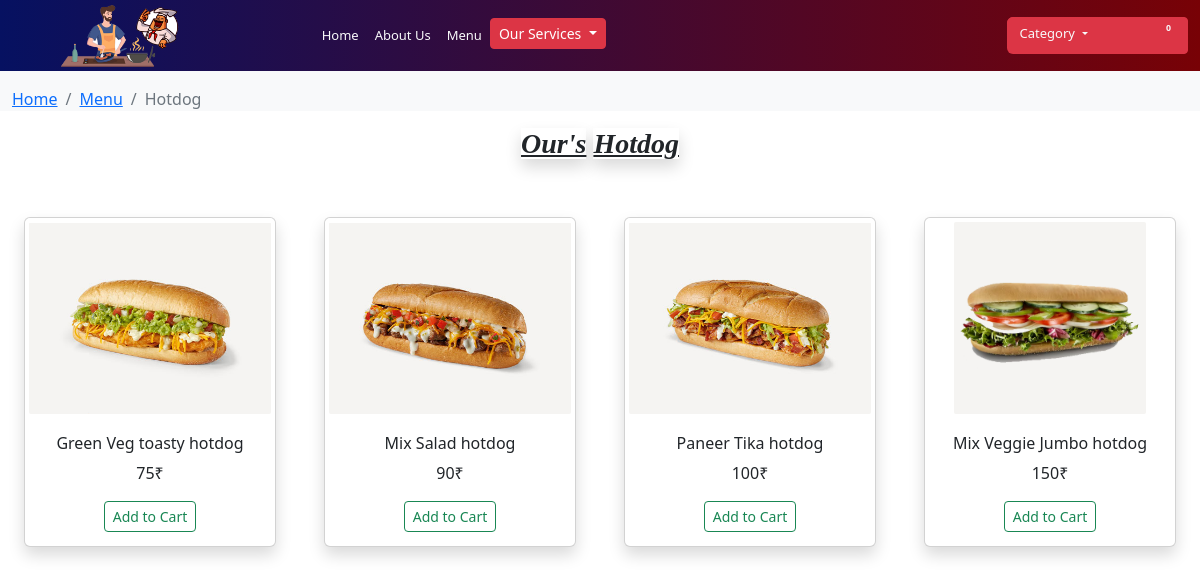
Screenshot of /Hotdog.php with the database file from the repository.
### tables this page shows
CREATE TABLE `food_product` (
  `product_id` int(6) NOT NULL COMMENT 'It is the Id of Particular Product',
  `product_image` varchar(255) NOT NULL COMMENT 'Shows the image of a Product',
  `product_name` varchar(255) NOT NULL COMMENT 'Name of Product (food)',
  `product_type` varchar(255) NOT NULL COMMENT 'Type of Product or Category',
  `product_price` float NOT NULL COMMENT 'Price of product (food) in ₹(Rs)'
);

### Hotdog.php (the view, shortened to what this page needs)
<!DOCTYPE html>
<html lang="en">
<head>
    <link rel="stylesheet" href="AdiPersonalBootstrap/bootstrap.min.css">
    <link rel="stylesheet" href="style.css">
</head>
<body>
<?php
include('categoryheader.php');
?>
    <div class="container-fluid bg-light text-primary pt-3">
        <nav aria-label="breadcrumb">
            <ol class="breadcrumb">
                <li class="breadcrumb-item"><a href="index.php" class="text-primary">Home</a></li>
                <li class="breadcrumb-item"><a href="Menu.php" class="text-primary">Menu</a></li>
                <li class="breadcrumb-item active" aria-current="page">Hotdog</li>
            </ol>
        </nav>
    </div>
    <section class="category">
        <h3 class="text-center fst-italic fw-bolder text-monotypecorsiva"><u class="shadow">Our's</u> <u class="shadow">Hotdog</u></h3>
        <div class="row g-5 my-auto mx-auto">
            <?php
            $sqlproduct = "SELECT * FROM `food_product` WHERE `product_type`='Hotdog'";
            $sqlproductquery = mysqli_query($conn, $sqlproduct);
            while ($row = mysqli_fetch_assoc($sqlproductquery)) {
            ?>
                <div class="col-xs-12 col-sm-6 col-md-4 col-lg-3 col-xl-3 col-xxl-2 justify-content-center">
                    <form action="Manage_Cart.php" method="post">
                        <div class="card text-center cardadi shadow">
                            <div class="inner">
                                <img src="<?php echo $row['product_image']; ?>" class="img-fluid img-thumbnail imgadi object-fit-contain border-0" height="250px" width="auto" alt="">
                            </div>
                            <div class="card-body">
                                <h6 class="card-title flex"><?php echo $row['product_name']; ?></h6>
                                <p class="card-text"><?php echo $row['product_price']; ?>₹</p>
                                <button type="Submit" name="Add_to_cart" class="btn btn-sm btn-md btn-lg btn-outline-success">Add to Cart</button>
                            </div>
                        </div>
                    </form>
                </div>
            <?php } ?>
        </div>
        <br><br>
    </section>
</body>

### style.css (style rules this page uses)
.cardadi { height: 330px; width: auto; justify-content: center; display: block; overflow: hidden; }
.imgadi { height: 200px; width: auto; justify-content: center; object-fit: contain; }
.text-monotypecorsiva { font-family: monotype Corsiva; }

### rows the page displays
food_product: product_image (picture), product_name "Green Veg toasty hotdog", product_price "75"
food_product: product_image (picture), product_name "Mix Salad hotdog", product_price "90"
food_product: product_image (picture), product_name "Paneer Tika hotdog", product_price "100"
food_product: product_image (picture), product_name "Mix Veggie Jumbo hotdog", product_price "150"
